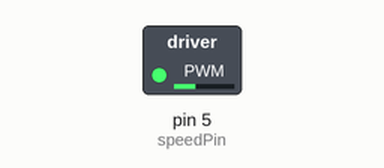
Recording of a sketch running on a simulated Arduino Uno, built with avr-gcc and run on an emulated ATmega328P. On the bench: switched loads named in the sketch (green lamp = pin HIGH).

Above: at 0.05 s.
Timing chart, 0 to 6.5 s (numbered marks = the images above):
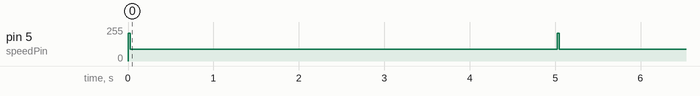

The sketch:

DCMotor.ino
```cpp
//Working DC Motor w/ UART Implementation

//Pointer Initializations:
volatile unsigned char *myUCSR0A = (unsigned char *)0x00C0;
volatile unsigned char *myUCSR0B = (unsigned char *)0x00C1;
volatile unsigned char *myUCSR0C = (unsigned char *)0x00C2;
volatile unsigned int  *myUBRR0  = (unsigned int *) 0x00C4;
volatile unsigned char *myUDR0   = (unsigned char *)0x00C6;

volatile unsigned char *portDDRE = (unsigned char *) 0x2D;
volatile unsigned char *portE =    (unsigned char *) 0x2E;
volatile unsigned char *pinE =     (unsigned char *) 0x2C;

volatile unsigned char *portDDRG = (unsigned char *) 0x33;
volatile unsigned char *portG =    (unsigned char *) 0x34;
volatile unsigned char *pinG =     (unsigned char *) 0x32;

int speedPin = 5;
int dir1 = 4;
int dir2 = 3;
int mSpeed = 90;

#define RDA 0x80
#define TBE 0x20

void setup() {
  // put your setup code here, to run once:
  U0init(9600);

  //Setup code for DC Motor

  *portDDRE |= (0x01 << 3); //Sets speed to output on digital pin 5.
  *portDDRG |= (0x01 << 5); //Sets dir1 to output on digital pin 4.
  *portDDRE |= (0x01 << 5); //Sets dir2 to output on digital pin 3.
}

void loop() {
  // put your main code here, to run repeatedly:

  //Execution code for DC Motor
  *portG &= ~(0x01 << 5);
  *portE |= (0x01 << 5);
  analogWrite(speedPin, 2000); // CONVERT INTO ADC FUNCTION LATER
  delay(25);
  analogWrite(speedPin, mSpeed); //CONVERT INTO ADC FUNCTION LATER
  delay(5000);
}

void U0init(unsigned long U0baud)
{

 unsigned long FCPU = 16000000;
 unsigned int tbaud;
 tbaud = (FCPU / 16 / U0baud - 1);
 // Same as (FCPU / (16 * U0baud)) - 1;
 *myUCSR0A = 0x20;
 *myUCSR0B = 0x18;
 *myUCSR0C = 0x06;
 *myUBRR0  = tbaud;
}

// Read USART0 RDA status bit and return non-zero true if set

unsigned char U0kbhit()
{
  if(*myUCSR0A & RDA){
    return true;
  }
  else{
    return false;
  }


// Read input character from USART0 input buffer
}
unsigned char U0getchar()
{
  unsigned char ch;
  while(!(UCSR0A & (1<<RXC0)));
  ch =  *myUDR0;
  return ch;


}

// Wait for USART0 TBE to be set then write character to transmit buffer
void U0putchar(unsigned char U0pdata)
{

while((*myUCSR0A & (TBE)) == 0);
*myUDR0 = U0pdata;

}
```

Measured:
- by itself, pin 5 (speedPin): alternates 208/255 for 0.03 s and 90/255 for 5.0 s
